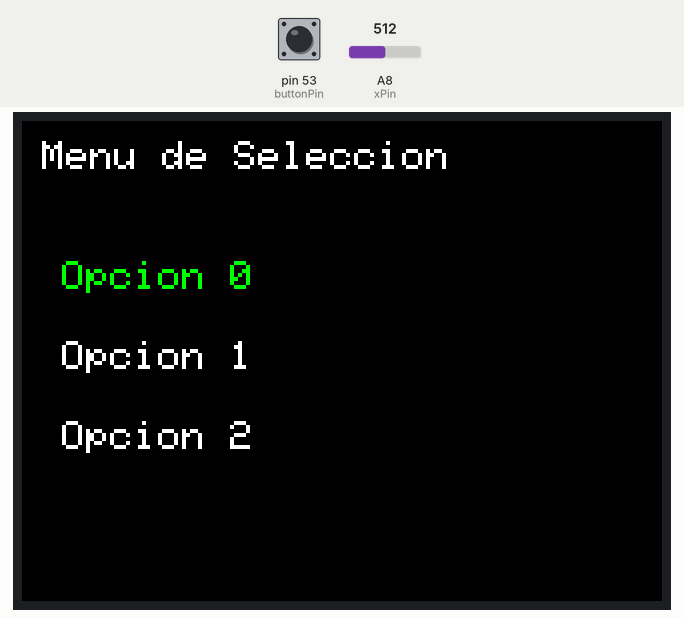
Simulated run of this sketch. Board: Arduino Mega 2560, built with avr-gcc and run on an emulated ATmega2560. Parts: 320×240 colour display. The test bench sets the inputs (shaded band); at power-on: A8 (xPin) = 512, pin 53 (buttonPin) HIGH.

Above: at 1.4 s.
1.5 s: A8 (xPin) set to 489
At 1.74 s:
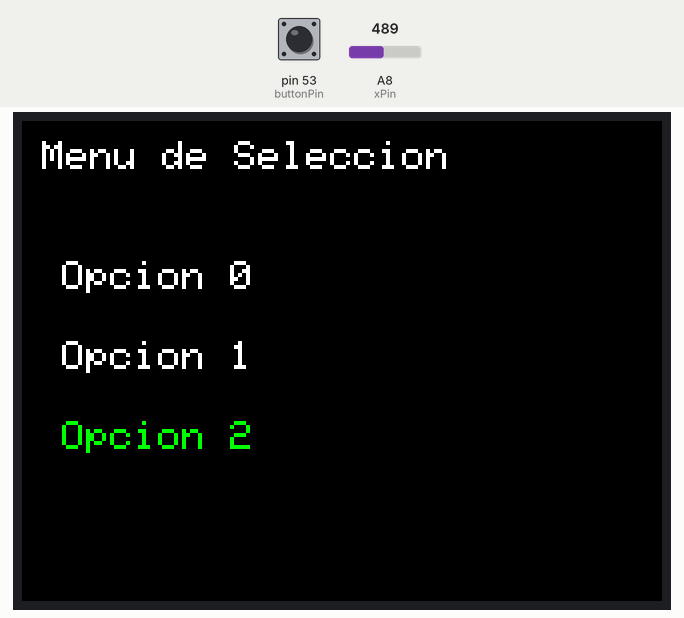
3.7 s: A8 (xPin) set to 510
At 3.7 s:
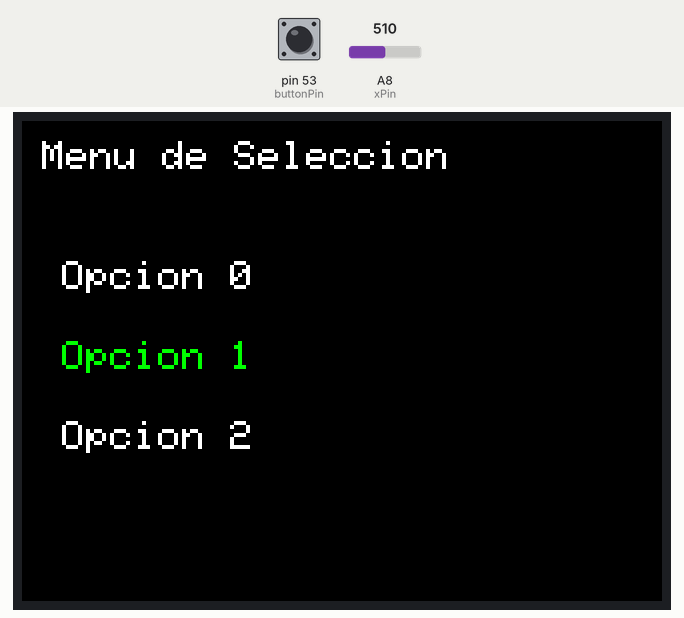
Timing chart, 0 to 6.7 s (numbered marks = the images above; inputs shaded):
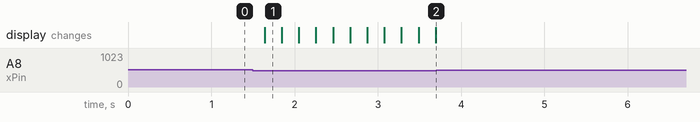

Measured:
- the behaviour switches between 500 and 499 on A8 (xPin) (found by bisection; images 0 and 1)
- after the input at 1.5 s, the display: changes after 0.14 s (image 1)
- after the input at 3.7 s, every drawn part: stays the same

The sketch:

selector_menu.ino
```cpp
#include <Adafruit_GFX.h>     // Biblioteca para gráficos
#include <Arduino.h>
#include <MCUFRIEND_kbv.h> //libreria de la pantalla

#define LCD_CS A3 // Chip Select goes to Analog 3
#define LCD_CD A2 // Command/Data goes to Analog 2
#define LCD_WR A1 // LCD Write goes to Analog 1
#define LCD_RD A0 // LCD Read goes to Analog 0
#define LCD_RESET A4 // Can alternately just connect to Arduino's reset pin

// Crear una instancia de la pantalla TFT
MCUFRIEND_kbv tft;
int16_t g_identifier;

//variables para el joystick
int xPin = A8; //EJE x
int yPin = A9; //EJE Y
int buttonPin = 53; //Apretar botón

int xPosition = 0;
int yPosition = 0;
int buttonState = 1;

int menuOption = 0; // Opción del menú seleccionada

void setup() {
  //algunas configuraciones de la pantalla / joystick inicales
  g_identifier = tft.readID();
  //Serial.print("ID = 0x");
  //Serial.println(g_identifier, HEX);
  tft.begin(g_identifier);
  tft.setRotation(1); // Ajustar la orientación de la pantalla si es necesario
  tft.fillScreen(TFT_BLACK); // Llenar la pantalla de negro al inicio
  tft.setTextColor(TFT_WHITE); // Establecer el color del texto
  pinMode(xPin, INPUT);
  pinMode(yPin, INPUT);
  //activar resistencia pull-up en el pin pulsador
  pinMode(buttonPin, INPUT_PULLUP);
  // Configurar las opciones del menú
  drawMenu();
}

void loop() {
  // Verificar la dirección del joystick para cambiar la opción del menú
  if (analogRead(xPin) < 500) {
    menuOption--;
    if (menuOption < 0) {
      menuOption = 2; // Cambia este valor al número de opciones menos uno
    }
    drawMenu();
  } else if (analogRead(xPin) > 600) {
    menuOption++;
    if (menuOption > 2) { // Cambia este valor al número de opciones menos uno
      menuOption = 0;
    }
    drawMenu();
  }

  // Verificar si se presiona el botón del joystick para seleccionar la opción
  if (digitalRead(buttonPin)) {
    // Realizar acciones basadas en la opción seleccionada
    switch (menuOption) {
      case 0:
        // Acción para la opción 0
        break;
      case 1:
        // Acción para la opción 1
        break;
      case 2:
        // Acción para la opción 2
        break;
      // Agrega más casos según las opciones de tu menú
    }
  }
  delay(200);
}

// Función para dibujar el menú en la pantalla
void drawMenu() {
  //tft.fillScreen(TFT_BLACK); // Limpiar la pantalla

  // Dibujar el título del menú
  tft.setTextSize(2);
  tft.setCursor(10, 10);
  tft.print("Menu de Seleccion");

  // Dibujar las opciones del menú
  tft.setTextSize(2);
  for (int i = 0; i < 3; i++) { // Cambia el valor 3 al número de opciones
    if (i == menuOption) {
      tft.setTextColor(TFT_GREEN); // Cambia el color de la opción seleccionada
    } else {
      tft.setTextColor(TFT_WHITE);
    }
    tft.setCursor(20, 70 + i * 40); // Ajusta las coordenadas de las opciones
    tft.print("Opcion " + String(i)); // Cambia el texto de las opciones según tu necesidad
  }
  tft.setTextColor(TFT_WHITE);
}
```
